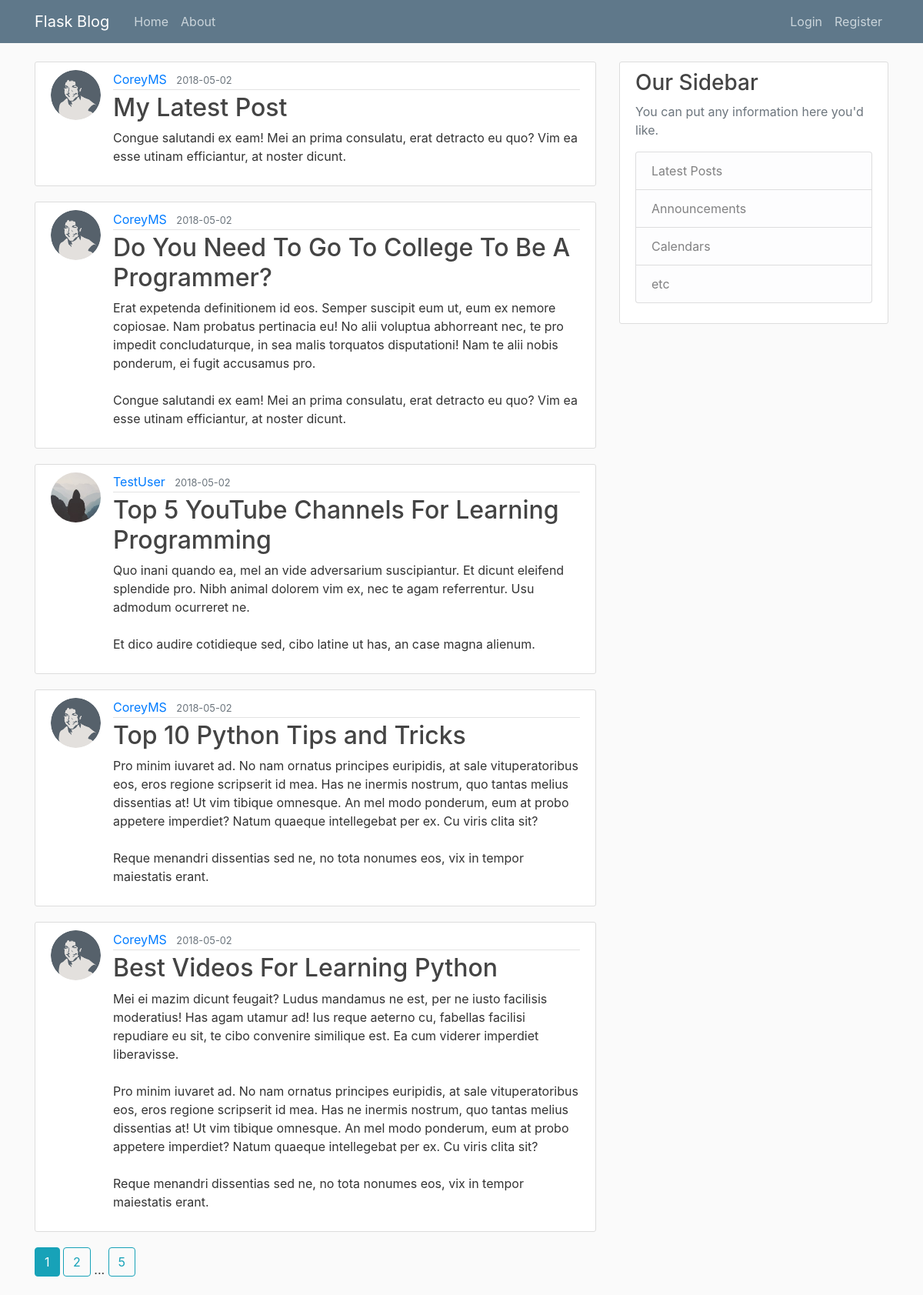
Page /home on the earlier database version.
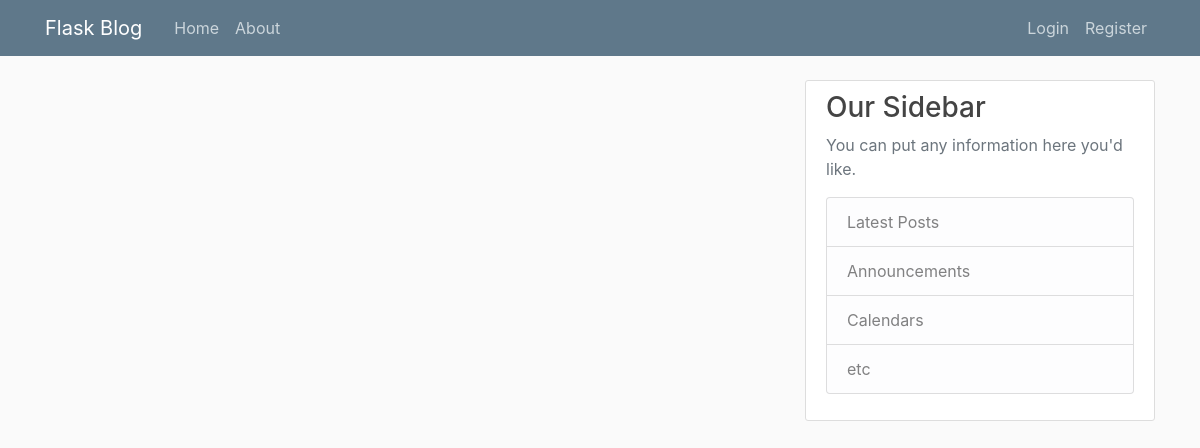
Same page on the later database version.
### flaskblog/models.py (models this page shows, shortened)
class Post(db.Model):
    id = db.Column(db.Integer, primary_key=True)
    title = db.Column(db.String(100), nullable=False)
    date_posted = db.Column(db.DateTime, nullable=False, default=datetime.utcnow)
    content = db.Column(db.Text, nullable=False)
    user_id = db.Column(db.Integer, db.ForeignKey('user.id'), nullable=False)

class User(db.Model, UserMixin):
    id = db.Column(db.Integer, primary_key=True)
    username = db.Column(db.String(20), unique=True, nullable=False)
    email = db.Column(db.String(120), unique=True, nullable=False)
    image_file = db.Column(db.String(20), nullable=False, default='default.jpg')
    password = db.Column(db.String(60), nullable=False)
    posts = db.relationship('Post', backref='author', lazy=True)

### flaskblog/routes.py (the view)
@app.route("/")
@app.route("/home")
def home():
    page = request.args.get('page', 1, type=int)
    posts = Post.query.order_by(Post.date_posted.desc()).paginate(page=page, per_page=5)
    return render_template('home.html', posts=posts)

### flaskblog/templates/home.html
{% extends "layout.html" %}
{% block content %}
    {% for post in posts.items %}
        <article class="media content-section">
          <img class="rounded-circle article-img" src="{{ url_for('static', filename='profile_pics/' + post.author.image_file) }}">
          <div class="media-body">
            <div class="article-metadata">
              <a class="mr-2" href="{{ url_for('user_posts', username=post.author.username) }}">{{ post.author.username }}</a>
              <small class="text-muted">{{ post.date_posted.strftime('%Y-%m-%d') }}</small>
            </div>
            <h2><a class="article-title" href="{{ url_for('post', post_id=post.id) }}">{{ post.title }}</a></h2>
            <p class="article-content">{{ post.content }}</p>
          </div>
        </article>
    {% endfor %}
    {% for page_num in posts.iter_pages(left_edge=1, right_edge=1, left_current=1, right_current=2) %}
      {% if page_num %}
        {% if posts.page == page_num %}
          <a class="btn btn-info mb-4" href="{{ url_for('home', page=page_num) }}">{{ page_num }}</a>
        {% else %}
          <a class="btn btn-outline-info mb-4" href="{{ url_for('home', page=page_num) }}">{{ page_num }}</a>
        {% endif %}
      {% else %}
        ...
      {% endif %}
    {% endfor %}
{% endblock content %}

### flaskblog/templates/layout.html (shortened to what this page needs)
<!DOCTYPE html>
<html>
<head>
    <link rel="stylesheet" href="https://maxcdn.bootstrapcdn.com/bootstrap/4.0.0/css/bootstrap.min.css">
    <link rel="stylesheet" type="text/css" href="{{ url_for('static', filename='main.css') }}">
</head>
<body>
    <header class="site-header">
      <nav class="navbar navbar-expand-md navbar-dark bg-steel fixed-top">
        <div class="container">
          <a class="navbar-brand mr-4" href="/">Flask Blog</a>
          <div class="collapse navbar-collapse" id="navbarToggle">
            <div class="navbar-nav mr-auto">
              <a class="nav-item nav-link" href="{{ url_for('home') }}">Home</a>
              <a class="nav-item nav-link" href="{{ url_for('about') }}">About</a>
            </div>
            <div class="navbar-nav">
              {% if current_user.is_authenticated %}
                <a class="nav-item nav-link" href="{{ url_for('new_post') }}">New Post</a>
                <a class="nav-item nav-link" href="{{ url_for('account') }}">Account</a>
                <a class="nav-item nav-link" href="{{ url_for('logout') }}">Logout</a>
              {% else %}
                <a class="nav-item nav-link" href="{{ url_for('login') }}">Login</a>
                <a class="nav-item nav-link" href="{{ url_for('register') }}">Register</a>
              {% endif %}
            </div>
          </div>
        </div>
      </nav>
    </header>
    <main role="main" class="container">
      <div class="row">
        <div class="col-md-8">
          {% block content %}{% endblock %}
        </div>
        <div class="col-md-4">
          <div class="content-section">
            <h3>Our Sidebar</h3>
            <p class='text-muted'>You can put any information here you'd like.
              <ul class="list-group">
                <li class="list-group-item list-group-item-light">Latest Posts</li>
                <li class="list-group-item list-group-item-light">Announcements</li>
                <li class="list-group-item list-group-item-light">Calendars</li>
                <li class="list-group-item list-group-item-light">etc</li>
              </ul>
            </p>
          </div>
        </div>
      </div>
    </main>
</body>
</html>

### flaskblog/static/main.css (style rules this page uses)
body { background: #fafafa; color: #333333; margin-top: 5rem; }
h1, h2, h3, h4, h5, h6 { color: #444444; }
.bg-steel { background-color: #5f788a; }
.site-header .navbar-nav .nav-link { color: #cbd5db; }
.content-section { background: #ffffff; padding: 10px 20px; border: 1px solid #dddddd; border-radius: 3px; margin-bottom: 20px; }

Differences in the rows shown:
removed Post: image_file (picture), author.username "CoreyMS", date_posted "2018-05-02", title "My Latest Post", content "Congue salutandi ex eam! Mei an prima consulatu, erat detracto eu quo? Vim ea esse utinam efficiantur, at noster dicunt."
removed Post: image_file (picture), author.username "CoreyMS", date_posted "2018-05-02", title "Do You Need To Go To College To Be A Programmer?", content "Erat expetenda definitionem id eos. Semper suscipit eum ut, eum ex nemore copiosae. Nam probatus pertinacia eu! No alii voluptua abhorreant nec, te pro impedit concludaturque, in sea malis torquatos disputationi! Nam te alii nobis ponderum, ei fugit accusamus pro. Congue salutandi ex eam! Mei an prima consulatu, erat detracto eu quo? Vim ea esse utinam efficiantur, at noster dicunt."
removed Post: image_file (placeholder picture), author.username "TestUser", date_posted "2018-05-02", title "Top 5 YouTube Channels For Learning Programming", content "Quo inani quando ea, mel an vide adversarium suscipiantur. Et dicunt eleifend splendide pro. Nibh animal dolorem vim ex, nec te agam referrentur. Usu admodum ocurreret ne. Et dico audire cotidieque sed, cibo latine ut has, an case magna alienum."
removed Post: image_file (picture), author.username "CoreyMS", date_posted "2018-05-02", title "Top 10 Python Tips and Tricks", content "Pro minim iuvaret ad. No nam ornatus principes euripidis, at sale vituperatoribus eos, eros regione scripserit id mea. Has ne inermis nostrum, quo tantas melius dissentias at! Ut vim tibique omnesque. An mel modo ponderum, eum at probo appetere imperdiet? Natum quaeque intellegebat per ex. Cu viris clita sit? Reque menandri dissentias sed ne, no tota nonumes eos, vix in tempor maiestatis erant."
removed Post: image_file (picture), author.username "CoreyMS", date_posted "2018-05-02", title "Best Videos For Learning Python", content "Mei ei mazim dicunt feugait? Ludus mandamus ne est, per ne iusto facilisis moderatius! Has agam utamur ad! Ius reque aeterno cu, fabellas facilisi repudiare eu sit, te cibo convenire similique est. Ea cum viderer imperdiet liberavisse. Pro minim iuvaret ad. No nam ornatus principes euripidis, at sale vituperatoribus eos, eros regione scripserit id mea. Has ne inermis nostrum, quo tantas melius dissentias at! Ut vim tibique omnesque. An mel modo ponderum, eum at probo appetere imperdiet? Natum quaeque intellegebat per ex. Cu viris clita sit? Reque menandri dissentias sed ne, no tota nonumes eos, vix in tempor maiestatis erant."
Other differences:
list line gone: "1"
list line gone: "2"
list line gone: "5"
